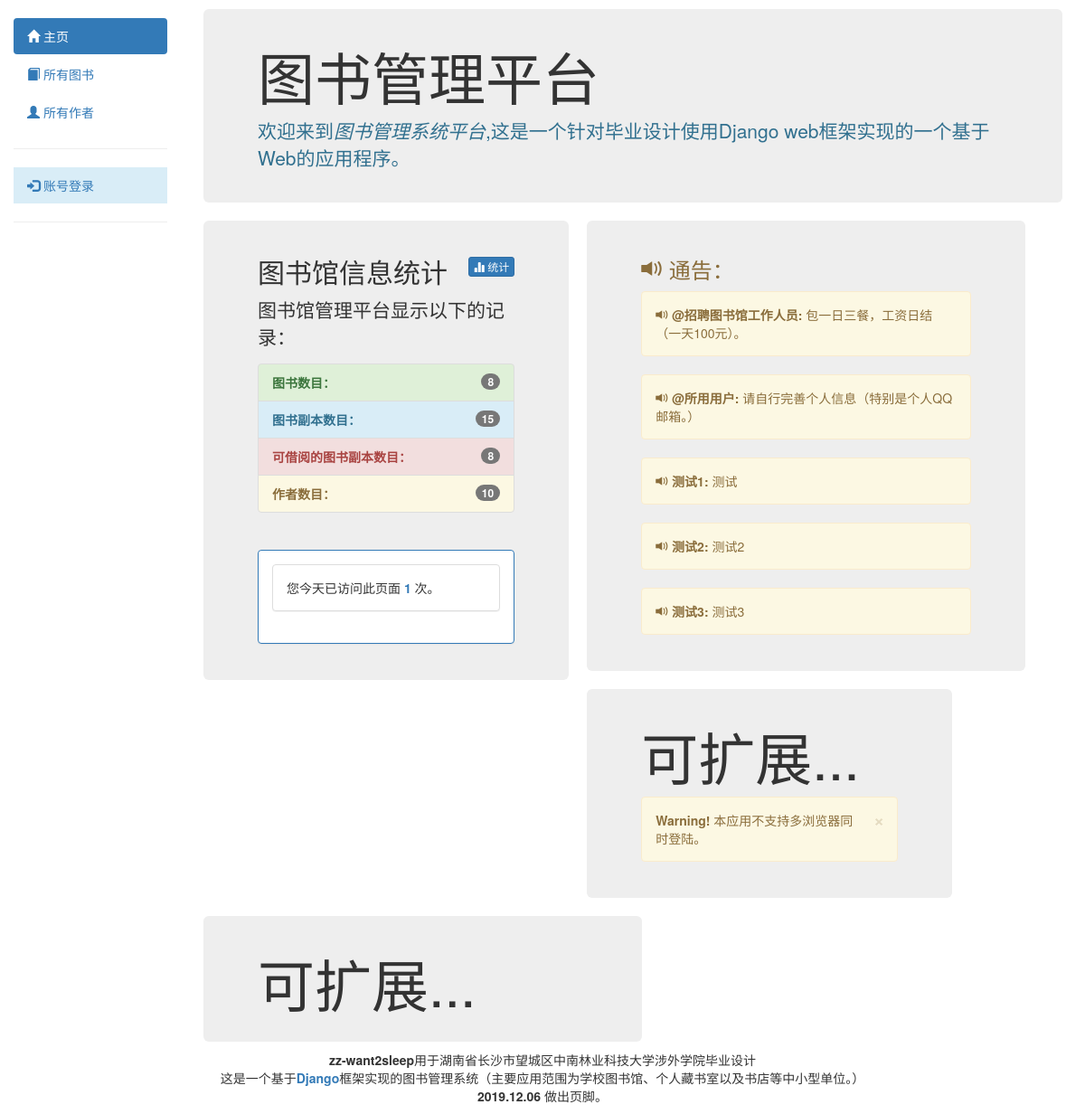
Page /catalog/ on the committed database.
### catalog/models.py (models this page shows)
class Informations(models.Model):
    title = models.CharField(
        verbose_name=u'标题', null=True, blank=True, max_length=20, help_text=u"通知的标题")
    info = models.TextField(verbose_name=u'通知', null=True,
                            blank=True, max_length=200, help_text=u"通知的内容")
    Release_time = models.DateField(
        verbose_name=u'发布时间', null=True, blank=True, help_text='时间格式：2019/12/11', default=datetime.date.today)
    class Meta:
        ordering = ['Release_time']

### catalog/views.py (the view)
# urls.py: path('', views.index, name='index'),
def index(request):
    num_books = Book.objects.all().count()
    num_instances = BookInstance.objects.all().count()
    num_instances_available = BookInstance.objects.filter(
        status__exact='a').count()
    num_authors = Author.objects.count()  # The all() is 'implied' by default
    information = Informations.objects.all()
    informations = information[0:5]
    num_visits = request.session.get('num_visits', 0)
    request.session['num_visits'] = num_visits + 1
    return render(
        request,
        'index.html',
        context={'num_books': num_books, 'num_instances': num_instances,
                 'num_instances_available': num_instances_available, 'num_authors': num_authors, 'num_visits': num_visits,
                 'informations':informations}
    )

### catalog/templates/index.html (shortened to what this page needs)
{% extends "base_generic.html" %} {% block content %}
<div class="jumbotron">
  <h1>图书管理平台</h1>
  <p class="text-info">
    欢迎来到<em>图书管理系统平台</em>,这是一个针对毕业设计使用Django
    web框架实现的一个基于Web的应用程序。
  </p>
</div>
<div class="jumbotron  col-sm-5">
  <h2>
    图书馆信息统计<small
      ><a
        href="{%url 'catalog:statistical'%}"
        class="btn btn-primary btn-xs"
        role="button"
        style="float:right;"
        ><span class="glyphicon glyphicon-stats"></span> 统计</a
      ></small
    >
  </h2>
  <p>图书馆管理平台显示以下的记录：</p>
  <ul class="list-group">
    <li class="list-group-item list-group-item-success">
      <strong>图书数目：</strong><span class="badge">{{num_books}}</span>
    </li>
    <li class="list-group-item list-group-item-info">
      <strong>图书副本数目：</strong
      ><span class="badge">{{num_instances}}</span>
    </li>
    <li class="list-group-item list-group-item-danger">
      <strong>可借阅的图书副本数目：</strong
      ><span class="badge">{{num_instances_available}}</span>
    </li>
    <li class="list-group-item list-group-item-warning">
      <strong>作者数目：</strong><span class="badge"> {{num_authors}} </span>
    </li>
  </ul>
  <div class="panel panel-primary">
    <div class="panel-body">
      <div class="panel panel-default">
        <div class="panel-body">
          您今天已访问此页面
          <strong class="text-primary">{{ num_visits|add:1 }}</strong> 次。
        </div>
      </div>
    </div>
  </div>
</div>
<div class="jumbotron  col-sm-6">
  <h3 class="text-warning">
    <span class="glyphicon glyphicon-volume-up text-warning"></span> 通告：
  </h3>
  {%if informations%} {%for info in informations%}
  <div class="alert alert-warning" role="alert">
    <span class="glyphicon glyphicon-volume-up text-warning"></span
    ><strong> {{info.title}}:</strong> {{info.info}}
  </div>
  {%endfor%} {%endif%}
</div>
<div class="jumbotron  col-sm-5">
  <h1>可扩展...</h1>
  <div class="alert alert-warning alert-dismissible" id="code2" role="alert">
    <button type="button" class="close" data-dismiss="alert" aria-label="Close">
      <span aria-hidden="true">&times;</span>
    </button>
    <strong>Warning!</strong> 本应用不支持多浏览器同时登陆。
  </div>
</div>
<div class="jumbotron  col-sm-6">
  <h1>可扩展...</h1>
</div>
{% endblock %}

### catalog/static/catalog/css/styles.css (style rules this page uses)
.jumbotron { padding: 20px; margin: 10px; }

### rows in the picture
Informations: title "@招聘图书馆工作人员", info "包一日三餐，工资日结（一天100元）。"
Informations: title "@所用用户", info "请自行完善个人信息（特别是个人QQ邮箱。）"
Informations: title "测试1", info "测试"
Informations: title "测试2", info "测试2"
Informations: title "测试3", info "测试3"

### other values in the picture
{{ num_books }} "8"
{{ num_instances }} "15"
{{ num_instances_available }} "8"
{{ num_authors }} "10"
{{ num_visits|add:1 }} "1"
